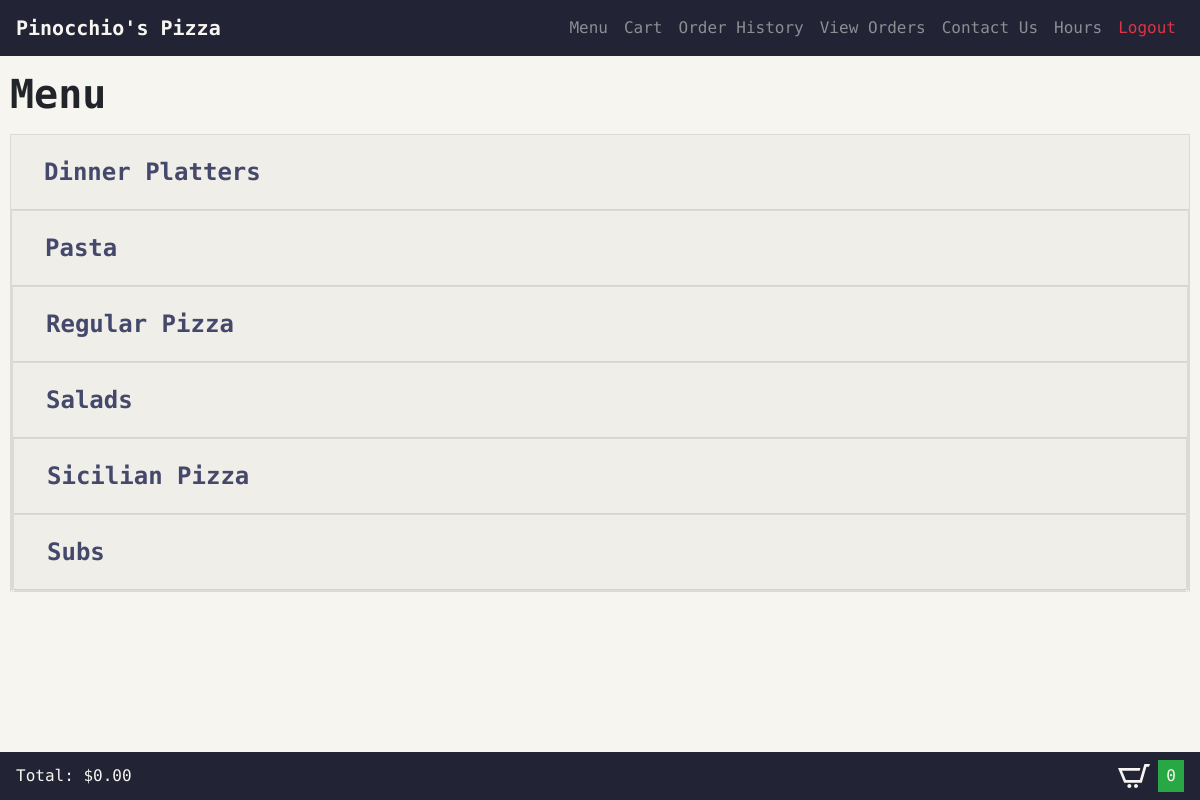
The app's page / (signed in) with its own data.
### orders/models.py (models this page shows)
class Category(models.Model):
    name = models.CharField(max_length=64,unique=True)
    customizeable = models.BooleanField(default=True)
    class Meta:
        verbose_name_plural = "categories"
        ordering = ["name"]
    def __str__(self):
        return f"{self.name}"

### orders/views.py (the view)
# urls.py: path("",views.index,name="index"),
def index(request):
    if not request.user.is_authenticated:
        return redirect("login")
    total_price = get_total_price(request)
    context = {
        "categories": Category.objects.all(),
        "items": Item.objects.all(),
        "total_price": total_price
    }
    return render(request, "orders/index.html", context)

### orders/models.py (called while the page is built)
    def __str__(self):
        return f"{self.name}"

    def __str__(self):
        return f"{self.name}"

### orders/views.py (called while the page is built)
def get_total_price(request):
    current_user = request.user
    if ShoppingCart.objects.filter(username=current_user):
        shopping_cart = ShoppingCart.objects.get(username=current_user)
        total_price = shopping_cart.get_total_price()
    else:
        total_price = "0.00"
    return total_price

### orders/templates/orders/index.html (shortened to what this page needs)
{% extends "orders/layouts/default.html" %}
{% block body %}
  {% include "orders/includes/navbar.html" %}
<div class="container">
  <h1 class="mb-3">Menu</h1>
  <div class="menu accordion" id="category-accordion">
  {% for category in categories %}
    <div class="card">
      <div class="card-header" id="{{ category | cut:' ' }}-heading">
        <h2 class="mb-0">
          <button class="category-title font-weight-bold btn btn-link collapsed" type="button"
          data-toggle="collapse" data-target="#{{ category | cut:' ' }}-collapse"
          aria-expanded="false" aria-controls="{{ category | cut:' ' }}-collapse">
            {{ category }}
          </button>
        </h2>
      </div>
      <div id="{{ category | cut:' ' }}-collapse" class="collapse"
      aria-labelledby="{{ category | cut:' ' }}-heading"
      data-parent="#category-accordion">
        <div class="card-body">
      </div>
      </div>
    </div>
  {% endfor %}
  </div>
  {% include "orders/includes/shopping_cart_navbar.html" %}
</div>
{% endblock %}

### records on screen
Category: name "Dinner Platters"
Category: name "Pasta"
Category: name "Regular Pizza"
Category: name "Salads"
Category: name "Sicilian Pizza"
Category: name "Subs"

### other values on screen
{{ total_price }} "0.00"
